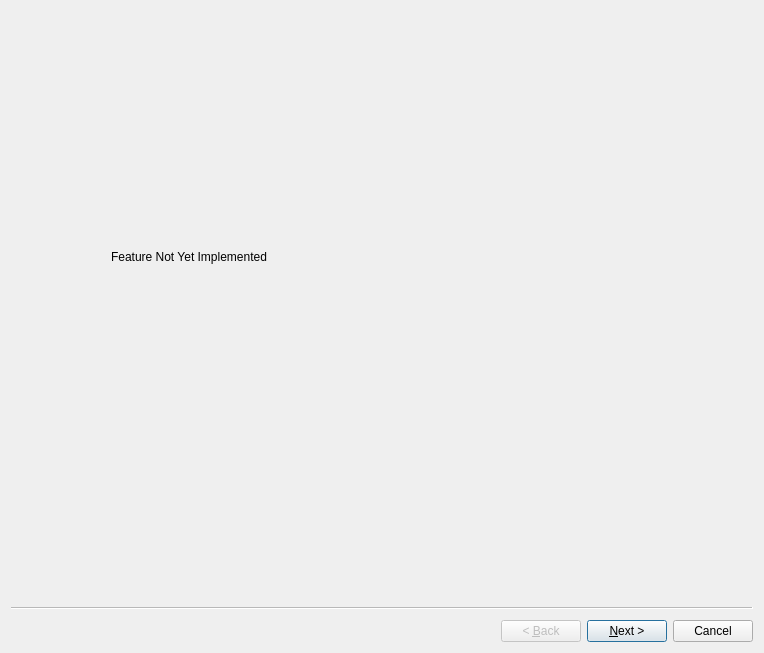
<?xml version="1.0" encoding="UTF-8"?>
<ui version="4.0">
 <class>Wizard</class>
 <widget class="QWizard" name="Wizard">
  <property name="geometry">
   <rect>
    <x>0</x>
    <y>0</y>
    <width>764</width>
    <height>653</height>
   </rect>
  </property>
  <property name="windowTitle">
   <string>New Project Wizard</string>
  </property>
  <property name="windowIcon">
   <iconset resource="MIDe.qrc">
    <normaloff>:/ICONS/NewProjectWizard.ico</normaloff>:/ICONS/NewProjectWizard.ico</iconset>
  </property>
  <widget class="QWizardPage" name="wizardPage1">
   <widget class="QLabel" name="label">
    <property name="geometry">
     <rect>
      <x>100</x>
      <y>150</y>
      <width>551</width>
      <height>191</height>
     </rect>
    </property>
    <property name="text">
     <string>Feature Not Yet Implemented</string>
    </property>
   </widget>
  </widget>
  <widget class="QWizardPage" name="wizardPage2"/>
 </widget>
 <resources>
  <include location="MIDe.qrc"/>
 </resources>
 <connections/>
</ui>
